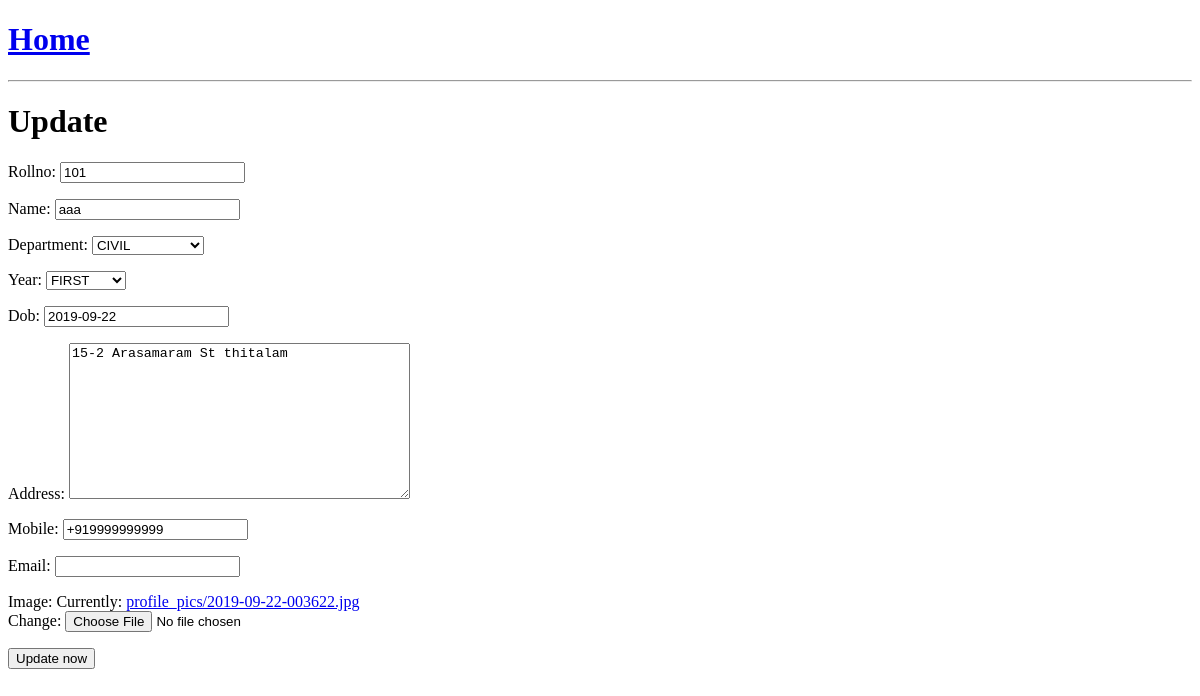
The page /student/update1/ on the database as committed earlier.
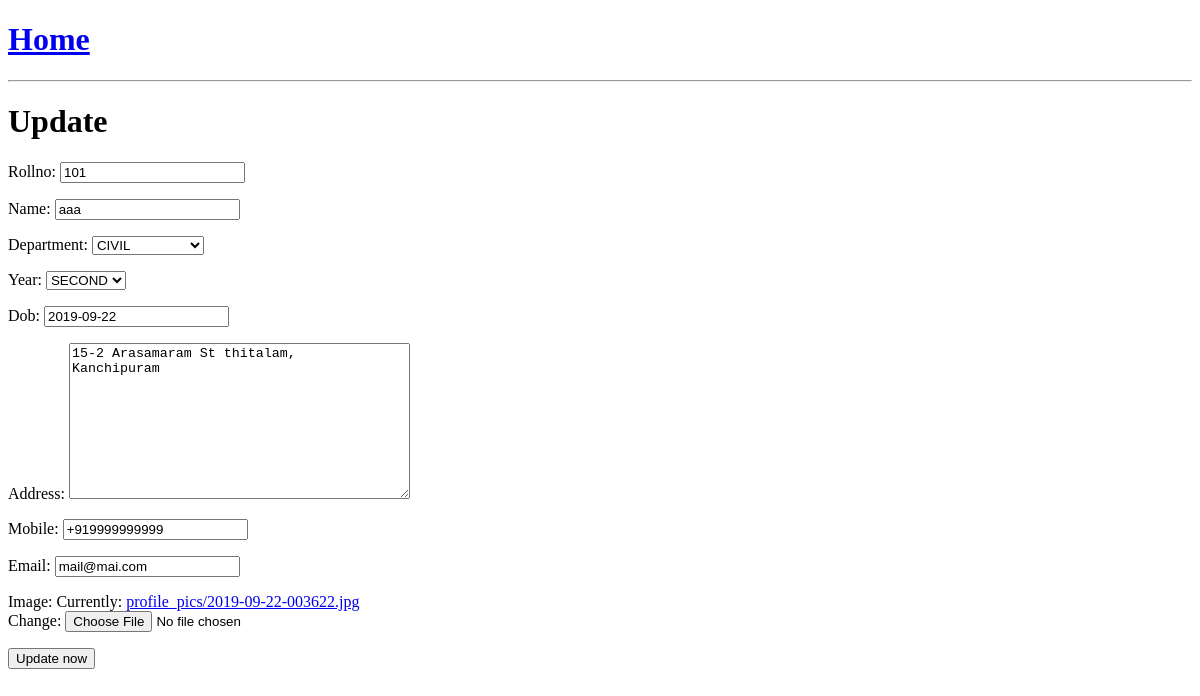
The same page on the database as committed later.
### accounts/models.py (models this page shows, shortened)
class StudentProfile(models.Model):
    rollno = models.CharField(max_length=10, unique=True)
    name = models.CharField(max_length=50)
    civil, cse, ece, eee, ei, ibt, it, mech, prod = 'CIVIL', 'CSE', 'ECE', 'EEE', 'EI', 'IBT', 'IT', 'MECHANICLA', 'PRODUCTION'
    dept_choice = [(civil, 'CIVIL'),
                    (cse, 'CSE'),
                    (ece, 'ECE'),
                    (eee, 'EEE'),
                    (ei, 'EI'),
                    (ibt, 'IBT'),
                    (it, 'IT'),
                    (mech, 'MECHANICAL'),
                    (prod, 'PRODUCTION')]
    department = models.CharField(
        max_length=10,
        choices=dept_choice,
        default=civil
        )
    dob = models.DateField()
    address = models.TextField()
    mobile = PhoneNumberField()
    email = models.EmailField(null=True)
    one, two, three, four = 'frst', 'sec', 'thrd', 'frth'
    year_choice = [(one, 'FIRST'),
                    (two, 'SECOND'),
                    (three, 'THIRD'),
                    (four, 'FOURTH')]
    year = models.CharField(
        max_length=6,
        choices=year_choice,
        default=one
        )
    image = models.ImageField(default="default.png", upload_to="profile_pics")
    date_added = models.DateTimeField(default=timezone.now)

### accounts/views.py (the view)
# urls.py: path('student/update<int:pk>/', StudentUpdateView.as_view(), name='student-update'),
class StudentUpdateView(UpdateView):
    model = StudentProfile
    template_name = "student_update.html"
    fields = [
        'rollno', 'name', 'department',
        'year', 'dob', 'address',
        'mobile', 'email', 'image',
    ]

### templates/student_update.html
{% extends 'base.html' %}
{% block content %}
<h1>Update</h1>
<form action="" method="POST">{% csrf_token %}
    {{ form.as_p }}
    <input type="submit" value="Update now">
</form>
{% endblock content %}

### templates/base.html (shortened to what this page needs)
<!DOCTYPE html>
<html lang="en">
<head>
</head>
<body>
    <h1><a href="{% url 'home' %}">Home</a></h1><hr>
    {% block content %}
    {% endblock content %}
</body>
</html>

Rows that differ between the two databases and show on the page:
changed StudentProfile "aaa": year "FIRST" → "SECOND"; address "15-2 Arasamaram St thitalam" → "15-2 Arasamaram St thitalam, Kanchipuram"; email (not shown) → "mail@mai.com"
